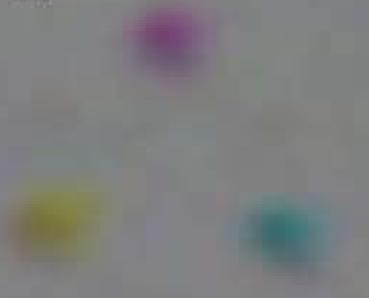
%> input picture cmy_test.tif, 369 x 298 px
$ octave main_cmy.m   (GNU Octave 9; MATLAB toolbox functions it lacks are replaced by stand-ins)
%> lines starting %> are read from the running program, lines starting %| are printed output that depends on the picture
### CalColorSeparationV5.m
% Color Separation : Find the Averaged Hues-Perform Color Separation
%
%Version 1, 2009/5/26
%Version 2,2010/04/08, funtional form for GUI
%Version 3,2010/4/15, add decorrelation stretch to improve the separation
%Version 3, 2010/4/19, exclude background pixels for better separation
%Version 3a,2010/5/13, test for using unified transform matrix and offset
%Version 3b,2010/5/14, add decorr function and use multiple images to
%                      calculate the color transform matrix( and offset),
%                      and save with settings file for future use
%Version 3c,2010/11/26,solve memory issue so that T of multiple images can be
%                      calculated (Note the CalColorSepT is combined to
%                      this function)
%Version 4c,2011/3/1, adjust max value setting
%Version 5, 2012/3/23, fix T calculation issue
function [T,offset]=CalColorSeparationV5(handles)

% read in info from handles
pathname=handles.IOdata.pathname;
filename=handles.IOdata.selected_file;

show=handles.settings.sep_show;
range=handles.settings.sep_BKGD_range;
ThresholdI=handles.settings.sep_I_th;

n=size(filename,2);

% Image depth is assumed to be in 16 bit mode
disp('image depth is assumed to be in 16 bit mode for each color channel!');
I_depth='uint16';
Imax_depth=double(intmax(I_depth));

targetMean=[];
targetSigma=[];
rowsubs=[];
colsubs=[];
useCorr=1;
All_sample_sum=zeros(1,3);
All_sample_npixels=zeros(1);
All_BB=zeros(3,3);
for index=1:n

    %
    % Read in the image file
    %

    if strfind(filename{index},'.mat')
        IData=whos('-file', [pathname filename{index}]);
        imagedata=load([pathname filename{index}]);
        I1=imagedata.(IData.name);
        imagedata=I1;
        clear I1;
    else
        imagedata=double(imread([pathname filename{index}]));
    end


        %Transform the color space from RGB to HSI
        cmap = rgb2hsv(imagedata/Imax_depth);
%> cmap: size 298x369x3 double; mean H, S, V 0.441, 0.071, 0.00198
        H=cmap(:,:,1);
        S=cmap(:,:,2);
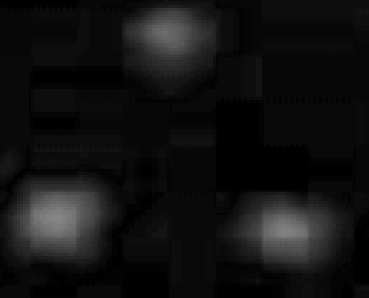
%> S: size 298x369 double; min 0, max 0.532, mean 0.071
        I=cmap(:,:,3);
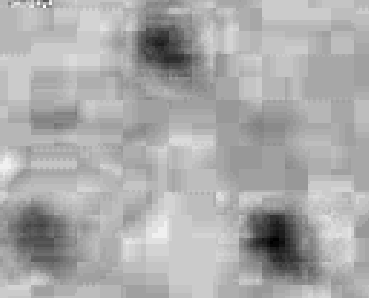
%> I: size 298x369 double; min 0.00162, max 0.00215, mean 0.00198; drawn with min black and max white
        H=H*2*pi; %change the values from [0,1] to [0,2*pi]

        %
        %Idnetify the pixels belongs to the particle
        %
        [counts,x]=imhist(S,20); %Calculate image histogram of saturation
%> counts = 20 values, max 61727 at index 2, min 0 at index 12, mean 5498.1; x = 20 values from 0 to 1
        Sstd=std2(S);            %Calculate the variation of the saturation
%> Sstd = 0.0936

        %Find the maximum counts in the saturation histogram and assign as the
        %averaged background saturation value Stri
        for i=1:length(counts)
            if counts(i)==max(counts)
                idx=i;
                Stri=x(idx);
            else
            end
        end
%> this loop made 20 passes
%> Stri on pass 2: 0.0526
        %Find the pixels that has a saturation value close to the Stri and
        %defined as background pixels
        S_threshold=Stri+range*Sstd;
%> S_threshold = 0.0713

        %Find those three color overlap pixels by checking the intensity
        %values; those pixels should have very low intensity values
        [countI,bin_I]=imhist(nonzeros(I));
%> countI = 256 values, max 78523 at index 2, min 0 at index 3, mean 429.5; bin_I = 256 values from 0 to 1
        cum_countI=cumsum(countI);
%> cum_countI = 256 values from 31439 to 109962
        I_count=(size(nonzeros(I),1)-cum_countI)/size(nonzeros(I),1);
%> I_count = 256 values, max 0.714 at index 1, min 0 at index 2, mean 0.00279
        I_idx=size(find(I_count>ThresholdI),1);
%> I_idx = 1
        I_threshold=bin_I(I_idx);
%> I_threshold = 0

        [rowsub,colsub]=find(~(S<S_threshold)|(I>I_threshold));
%> rowsub = 109962 values from 1 to 298; colsub = 109962 values from 1 to 369
        [r c nbands] = size(imagedata);
%> r = 298; c = 369; nbands = 3
        ind = sub2ind([r c], rowsub, colsub);

        [r c nbands] = size(imagedata);        % Save the shape
        npixels = r * c;                % Number of pixels
%> npixels = 109962
        A = reshape(imagedata,[npixels nbands]);     % Reshape to numPixels-by-numBands
        samples = A(ind,:);


        %%
        if show==1
            % gca;cla;
            % axes(handles.axes_ColorSepMain);title('Selected Samples');
            % hold on;
            % imagesc(imagedata.*repmat(double(~(S<S_threshold)|(I>I_threshold)/Imax_depth),[1,1,3])/255);
        end


        % Calculate the transformation matrix for color separation based on calibration images
        % modified from MATLAB's decorr function
        % Decorrelation stretch for a multiband image of class double.

        [r nbands] = size(samples);        % Save the shape
%> r = 109962
        npixels = r ;                % Number of pixels
        samples = reshape(samples,[npixels nbands]);     % Reshape to numPixels-by-numBands

        if isempty(rowsubs)
            B = samples;
        else
            ind = sub2ind([r c], rowsubs, colsubs);
            B = samples(ind,:);
        end

        meanB = mean(B,1);        % Mean pixel value in each spectral band
%> meanB = [125.1 126.2 126]
        BB=B'*B;
%> BB = [1729798594 1739112553 1735428108; 1739112553 1758524793 1751243259; 1735428108 1751243259 1758600217]
        All_BB=BB+All_BB;
%> All_BB has the same summary as BB
        All_sample_sum=npixels*meanB+All_sample_sum;
%> All_sample_sum = [13752986 13873693 13854307]
        All_sample_npixels=npixels+All_sample_npixels;
%> All_sample_npixels = 109962

end
All_meanB=All_sample_sum/All_sample_npixels;
%> All_meanB = [125.1 126.2 126]
n = All_sample_npixels;%size(B,1);            % Equals npixels if rowsubs is empty
%> n = 109962
if n == 1
    cov = zeros(nbands);
else
    cov = (All_BB - (n * All_meanB') * All_meanB)/(n - 1);  % Sample covariance matrix
%> cov = [88.28 35.69 24.24; 35.69 73.73 29.76; 24.24 29.76 118.9]
end
[T, offset]  = fitdecorrtrans(meanB, cov, useCorr, targetMean, targetSigma);

### fitdecorrtrans.m
function [T, offset] = fitdecorrtrans(means, Cov, useCorr, targetMean, targetSigma)
%> called with means = [125.1 126.2 126], useCorr = 1, targetMean = [], targetSigma = []
% FITDECORRTRANS   Fit decorrelating transformation to image statistics.
%
% Given MEANS, a 1-by-NBANDS vector of band means, and COV, an NBANDS-by-NBANDS
% band covariance matrix, calculate an NBANDS-by-NBANDS linear transformation
% matrix, T, and 1-by-NBANDS offset vector, OFFSET, that will decorrelate
% an image with those statistics.  If A is such an image, reshaped to size
% NPIXELS-by-NBANDS, then A is decorrelated as follows:
%
%                 A * T + repmat(OFFSET,[NPIXELS 1]).
%
% Set USECORR=true to use the correlation matrix to derive T, or set
% USECORR=false to use the covariance matrix.  T is scaled to either (1)
% achieve the target standard deviation specified by TARGETSIGMA (either
% a scalar or an NBANDS-by-NBANDS diagonal matrix) or (2), if TARGETSIGMA=[],
% to preserve the variances on the diagonal of COV. Likewise, OFFSET
% includes a shift to either (1) set the mean of each output band to
% a specified target (TARGETMEAN, either a scalar or a 1-by-NBANDS vector)
% or (2), if TARGETMEAN=[], to preserve the band-means specified in MEANS.
%
% It's easy to verify that FITDECORRTRANS has worked by checking that
%
%                T' * Cov * T
%
% equals diag(COV), TARGETSIGMA^2, or TARGETSIGMA^2 * eye(NBANDS).
% Likewise, one can check that
%
%              means * T + OFFSET
%
% equals either MEANS or TARGETMEANS.
%
% Even in the case of perfectly or nearly correlated bands, FITDECORRTRANS
% remains stable.  T and OFFSET continue to provide a reasonable-looking
% result when applied to an image with the appropriate statistics.  However,
%
%                T' * Cov * T
%
% will no longer be diagonal, and its diagonal elements corresponding to
% zero-variance bands will be zero.
%
% Notes
% -----
% In general, T is not unique, because once an image has been decorrelated
% (via left multiplication by T = V * inv(sqrt(D)) * V') it can be
% rotated arbitrarily in band space without reintroducing correlations.
% All these different choices will give the same value of T' * Cov * T.
%
% The correlation and covariance methods each produce a different, but
% valid T.  Those particular choices for T also have the desirable property
% of preserving, roughly, the hue of a given pixel.
%
% The correlation method may be understood as follows.  Consider the image
% that is derived by scaling the original image, band by band, to have
% unit variance in each band.  The correlation matrix of the original
% image is the covariance matrix of this derived image. That is,
% if S is a diagonal matrix containing the square-root band-variances,
% of image A, then Corr is the covariance of A / S (assuming that A has
% been reshaped to size NPIXELS-by-NBANDS).  Thus the expression
% below, T = pinv(S) * V * decorrWeight(D) * V' * targetSigma, can be
% understood as follows when applied to A step by step:
%
% Scale A band-wise to achieve unit variance in each band:
%                        A * pinv(S)
%
% Transform the scaled A to the eigenvector basis:
%                      A * pinv(S) * V
%
% Decorrelate:
%                A * pinv(S) * V * decorrWeight(D)
%
% Transform back (resulting in unit variance in each band):
%              A * pinv(S) * V * decorrWeight(D) * V'
%
% Scale each band to achieve the desired standard deviation:
%           A * pinv(S) * V * decorrWeight(D) * V' * targetSigma
%
% (The covariance method works the same, but because there's no need for an
% initial scaling to unit variance the pinv(S) factor is omitted.)
%
% Robustness is achieved by:
%   1. Ensuring that the correlation matrix has ones on the diagonal
%      (even in the event of one or more uniform bands)
%   2. Through the use of PINV in place of INV
%   3. By forcing any small negative eigenvalues to zero
%   4. By rescaling T as needed to compensate for the
%      effects of a rank-deficient covariance matrix.
%
% References
% ----------
%
% Alley, Ronald E., Algorithm Theoretical Basis Document for Decorrelation
%    Stretch, Version 2.2, Jet Propulsion Laboratory, Pasadena, CA,
%    August 15,1996.
%
% Mather, Paul M., Computer Processing of Remotely-Sensed Images: An
%    Introduction, 2nd Edition, John Wiley & Sons, 1999.

% Copyright 2002 The MathWorks, Inc.

% Square-root variances in a diagonal matrix.
S = diag(sqrt(diag(Cov)));
%> S = [9.4 0 0; 0 8.59 0; 0 0 10.9]

if isempty(targetSigma)
    % Restore original sample variances.
    targetSigma = S;
%> targetSigma = [9.4 0 0; 0 8.59 0; 0 0 10.9]
end

if useCorr
    Corr = pinv(S) * Cov * pinv(S);
%> in pinv, `d = diag(D);`: d = [9.4; 8.59; 10.9]
%> in pinv, `tol =length(d) * max(d) * sqrt(eps);`: tol = 4.87e-07
%> in pinv, `keep = d > tol;`: keep = [true; true; true]
%> in pinv, `S = diag(s);`: S = [0.106 0 0; 0 0.116 0; 0 0 0.0917]
%> Corr = [1 0.442 0.237; 0.442 1 0.318; 0.237 0.318 1]
    Corr(logical(eye(size(Corr,1)))) = 1;
    [V D] = eig(Corr);
%> V = [-0.591 -0.629 -0.505; -0.628 0.752 -0.2; -0.505 -0.198 0.84]; D = [1.67 0 0; 0 0.546 0; 0 0 0.782]
    T = pinv(S) * V * decorrWeight(D) * V' * targetSigma;
%> in decorrWeight, `W = sqrt(pinv(D));`: W = [0.773 0 0; 0 1.35 0; 0 0 1.13]
%> T = [1.09 -0.218 -0.0918; -0.261 1.12 -0.186; -0.0681 -0.116 1.05]
else
    [V D] = eig(Cov);
    T = V * decorrWeight(D) * V' * targetSigma;
end

% Get the output variances right even for correlated bands, except
% for zero-variance bands---which can't be stretched at all.
T = T * pinv(diag(sqrt(diag(T' * Cov * T)))) * targetSigma;

if isempty(targetMean)
    % Restore original sample means.
    targetMean = means;
%> targetMean = [125.1 126.2 126]
end

offset = targetMean - means * T;
%> offset = [29.72 27.2 28.89]

%--------------------------------------------------------------------------
function W = decorrWeight(D)

% Given the diagonal eigenvalue matrix D, compute the decorrelating
% weights W.  In the full rank, well-conditioned case, decorrWeight(D)
% returns the same result as sqrt(inv(D)).  In addition, it provides
% a graceful way to handle rank-deficient or near-rank-deficient
% (ill-conditioned) cases resulting from situations of perfect or
% near-perfect band-to-band correlation and/or bands with zero variance.

D(D < 0) = 0;
W = sqrt(pinv(D));

%--------------------------------------------------------------------------
function S = pinv(D)

% Pseudoinverse of a diagonal matrix, with a larger-than-standard
% tolerance to help in handling edge cases.  We've provided our
% own in order to: (1) Avoid replacing all calls to PINV with calls to
% PINV(...,TOL) and (2) Take advantage of the fact that our input is
% always diagonal so we don't need to call SVD.

d = diag(D);
tol =length(d) * max(d) * sqrt(eps);
keep = d > tol;
s = ones(size(d));
s(keep) = s(keep) ./ d(keep);
s(~keep) = 0;
S = diag(s);

### main_cmy.m
clc;
clear;
close all;

% parameters
handles.IOdata.pathname = './';
handles.IOdata.selected_file = {'cmy_test.tif'}; % List of image files
handles.settings.sep_show = 1; % Display intermediate results
handles.settings.sep_BKGD_range = 0.2; % Range parameter for background pixels
handles.settings.sep_I_th = 0.1; % Intensity threshold

% color separation transformation matrix and offset
[T, offset] = CalColorSeparationV5(handles);
%> offset = [29.72 27.2 28.89]

% Process each image and extract CMY channels
for idx = 1:length(handles.IOdata.selected_file)
    % current image
    img_path = fullfile(handles.IOdata.pathname, handles.IOdata.selected_file{idx});
    img = double(imread(img_path));

    % Check if the image is RGB
    if size(img, 3) ~= 3
        error('Input image must be an RGB image');
    end

    % Apply the color separation transformation
    transformed_image = ApplyColorSeparation(img, T, offset);
%> in ApplyColorSeparation, `transformed_image = reshape(transformed, rows, cols, 3);`:
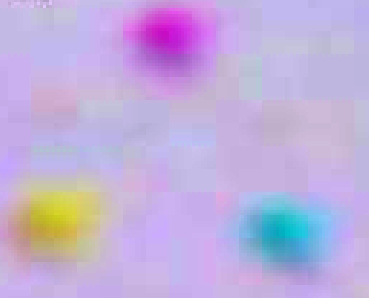
%> transformed_image: size 298x369x3 double; mean R, G, B 73.9, 67.5, 83.9; drawn with min black and max white

    figure();
    imshow(transformed_image / max(transformed_image(:)));
    title('transformed image');

    % CMY channels
    cyan_channel = 1 - transformed_image(:, :, 1);  % Cyan = 1 - Red
    magenta_channel = 1 - transformed_image(:, :, 2); % Magenta = 1- Green
    yellow_channel = 1 - transformed_image(:, :, 3);  % Yellow = 1-Blue
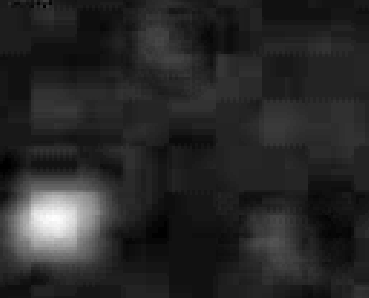
%> yellow_channel: size 298x369 double; min -96.31, max -11.41, mean -82.86; drawn with min black and max white

    % Normalize each channel
    cyan_channel = (cyan_channel - min(cyan_channel(:))) / (max(cyan_channel(:)) - min(cyan_channel(:)));
    magenta_channel = (magenta_channel - min(magenta_channel(:))) / (max(magenta_channel(:)) - min(magenta_channel(:)));
    yellow_channel = (yellow_channel - min(yellow_channel(:))) / (max(yellow_channel(:)) - min(yellow_channel(:)));

    % Display
    figure;
    subplot(3, 4, 1);
    imshow(img / max(img(:)), []); % Original image
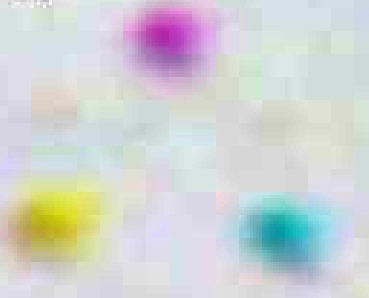
%> displayed picture: size 298x369x3, on the screen's scale of 0 to 255; mean R, G, B 208.4, 211.7, 211
    title(['Original Image: ', handles.IOdata.selected_file{idx}]);

    subplot(3, 4, 2);
    imshow(cyan_channel, []);
    title('Cyan Channel');

    subplot(3, 4, 3);
    imshow(magenta_channel, []);
    title('Magenta Channel');

    subplot(3, 4, 4);
    imshow(yellow_channel, []);
    title('Yellow Channel');

    % heatmaps for each channel
    subplot(3, 4, 6);
    imagesc(cyan_channel);
    colormap('jet');
    colorbar;
    title('Cyan Channel Heatmap');

    subplot(3, 4, 7);
    imagesc(magenta_channel);
    colormap('jet');
    colorbar;
    title('Magenta Channel Heatmap');

    subplot(3, 4, 8);
    imagesc(yellow_channel);
    colormap('jet');
    colorbar;
    title('Yellow Channel Heatmap');

    % intensity overlay heatmap
    intensity_image = cyan_channel + magenta_channel + yellow_channel;
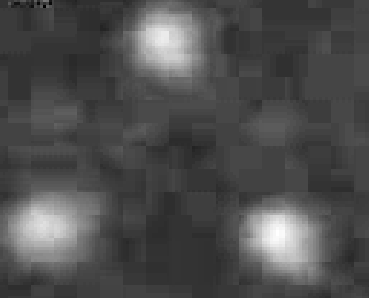
%> intensity_image: size 298x369 double; min 0.0883, max 1.48, mean 0.515; drawn with min black and max white

    subplot(3, 4, 10);
    imagesc(intensity_image);
    colormap('jet');
    colorbar;
    title('Intensity Heatmap');
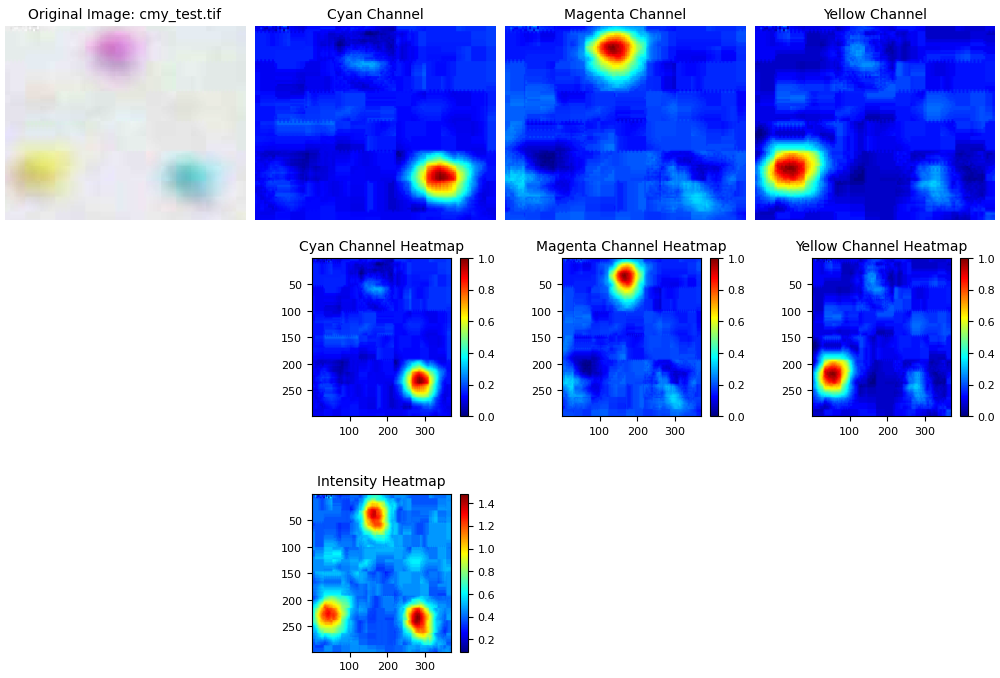
%> figure redrawn from the program's plot data, 8 panels
end

% ApplyColorSeparation
function transformed_image = ApplyColorSeparation(image, T, offset)

    % Reshape
    [rows, cols, channels] = size(image);
    if channels ~= 3
        error('Input image must be an RGB image');
    end
    image_reshaped = reshape(image, [], 3); % Reshape to an N×3 matrix

    % Apply the color separation transformation
    transformed = (image_reshaped - offset) * T'; % Linear transformation

    % Reshape the transformed data back to image dimensions
    transformed_image = reshape(transformed, rows, cols, 3);
end

$ run again, with test_img.tif copied over cmy_test.tif
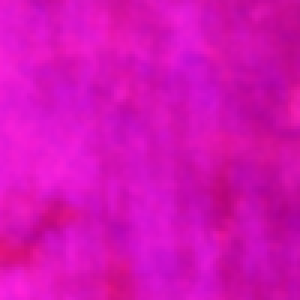
%> input picture test_img.tif, 100 x 100 px (shown 3 times larger)
%> cmap: size 100x100x3 double; mean H, S, V 0.858, 0.921, 0.00321
%> in CalColorSeparationV5, `H=H*2*pi;`:
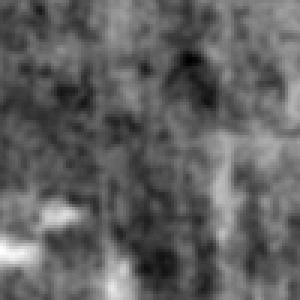
%> H: size 100x100 double (shown 3 times larger); min 5.18, max 5.73, mean 5.39; drawn with min black and max white
%> counts = 20 values, max 5061 at index 18, min 0 at index 1, mean 500; x = 20 values from 0 to 1
%> Sstd = 0.0224
%> the loop in CalColorSeparationV5, `for i=1:length(counts)` made 20 passes
%> Stri on pass 18: 0.895
%> S_threshold = 0.899
%> countI = 256 values, max 10000 at index 2, min 0 at index 1, mean 39.06; bin_I = 256 values from 0 to 1
%> cum_countI = 256 values from 0 to 10000
%> I_count = 256 values, max 1 at index 1, min 0 at index 2, mean 0.00391
%> I_idx = 1
%> I_threshold = 0
%> rowsub = 10000 values from 1 to 100
%> in CalColorSeparationV5, `[r nbands] = size(samples);`: r = 10000
%> meanB = [210.2 16.84 181.8]
%> BB = [443510112 36131882 383963376; 36131882 3161767 31487790; 383963376 31487790 334383336]
%> All_BB has the same summary as BB
%> All_sample_sum = [2101572 168355 1818008]
%> All_sample_npixels = 10000
%> All_meanB = [210.2 16.84 181.8]
%> n = 10000
%> cov = [185 75.09 189.6; 75.09 32.75 88.08; 189.6 88.08 386.8]
%> in fitdecorrtrans, `S = diag(sqrt(diag(Cov)));`: S = [13.6 0 0; 0 5.72 0; 0 0 19.67]
%> d = [13.6; 5.72; 19.67]
%> tol = 8.79e-07
%> keep = [true; true; true]
%> in pinv, `S = diag(s);`: S = [0.0735 0 0; 0 0.175 0; 0 0 0.0508]
%> Corr = [1 0.965 0.709; 0.965 1 0.783; 0.709 0.783 1]
%> V = [-0.587 -0.649 -0.483; -0.603 0.749 -0.275; -0.541 -0.13 0.831]; D = [2.64 0 0; 0 0.0283 0; 0 0 0.329]
%> W = [0.615 0 0; 0 5.95 0; 0 0 1.74]
%> in fitdecorrtrans, `T = pinv(S) * V * decorrWeight(D) * V' * targetSigma;`: T = [3.13 -1.03 -0.00517; -5.81 3.69 -2.67; -0.00247 -0.226 1.48]
%> targetMean = [210.2 16.84 181.8]
%> in fitdecorrtrans, `offset = targetMean - means * T;`: offset = [-348.5 211.8 -42.02]
%> `intensity_image = cyan_channel + magenta_channel + yellow_channel;`:
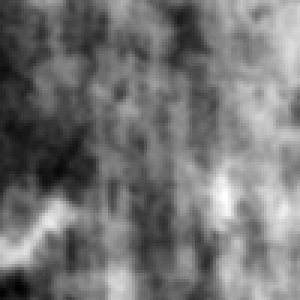
%> intensity_image: size 100x100 double (shown 3 times larger); min 1.04, max 1.87, mean 1.42; drawn with min black and max white
